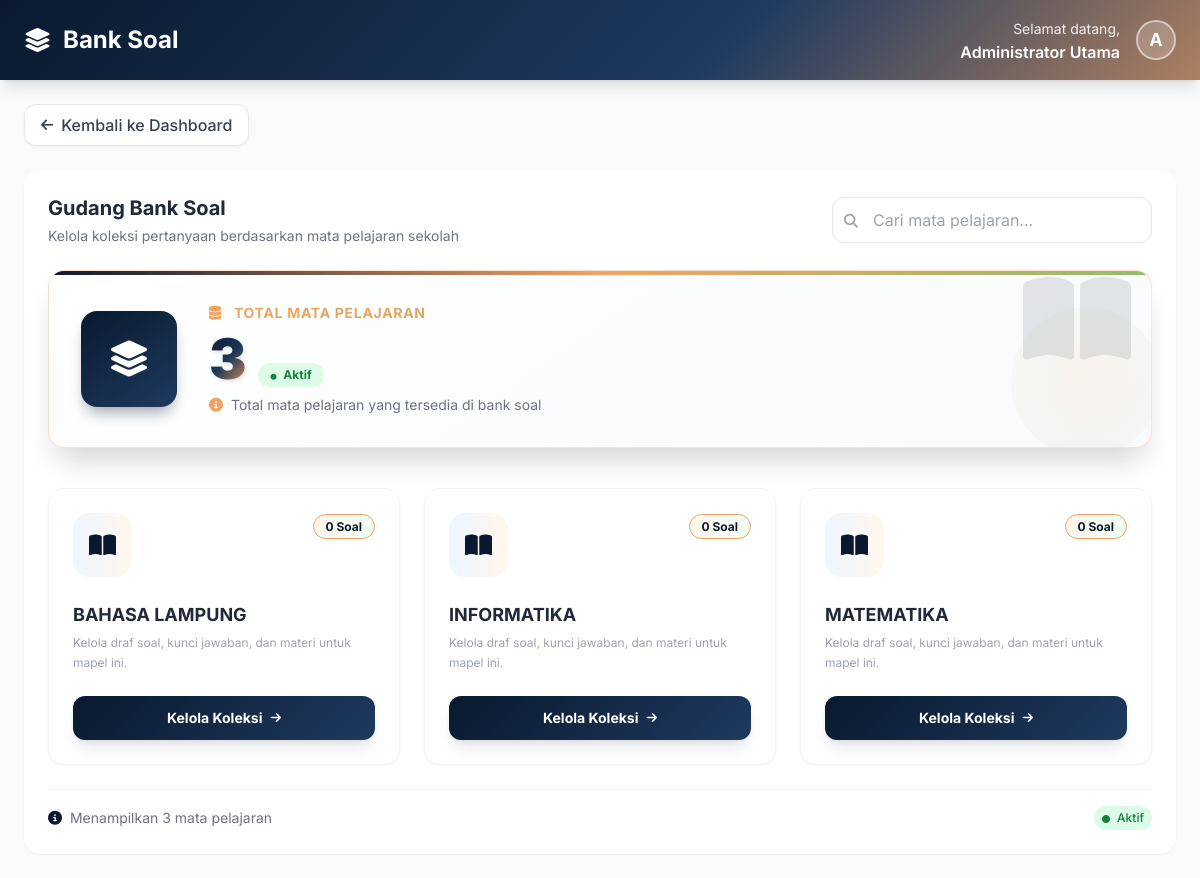
The page /cbt_sekolah/pages/admin/data_soal.php (signed in) on the database as committed earlier.
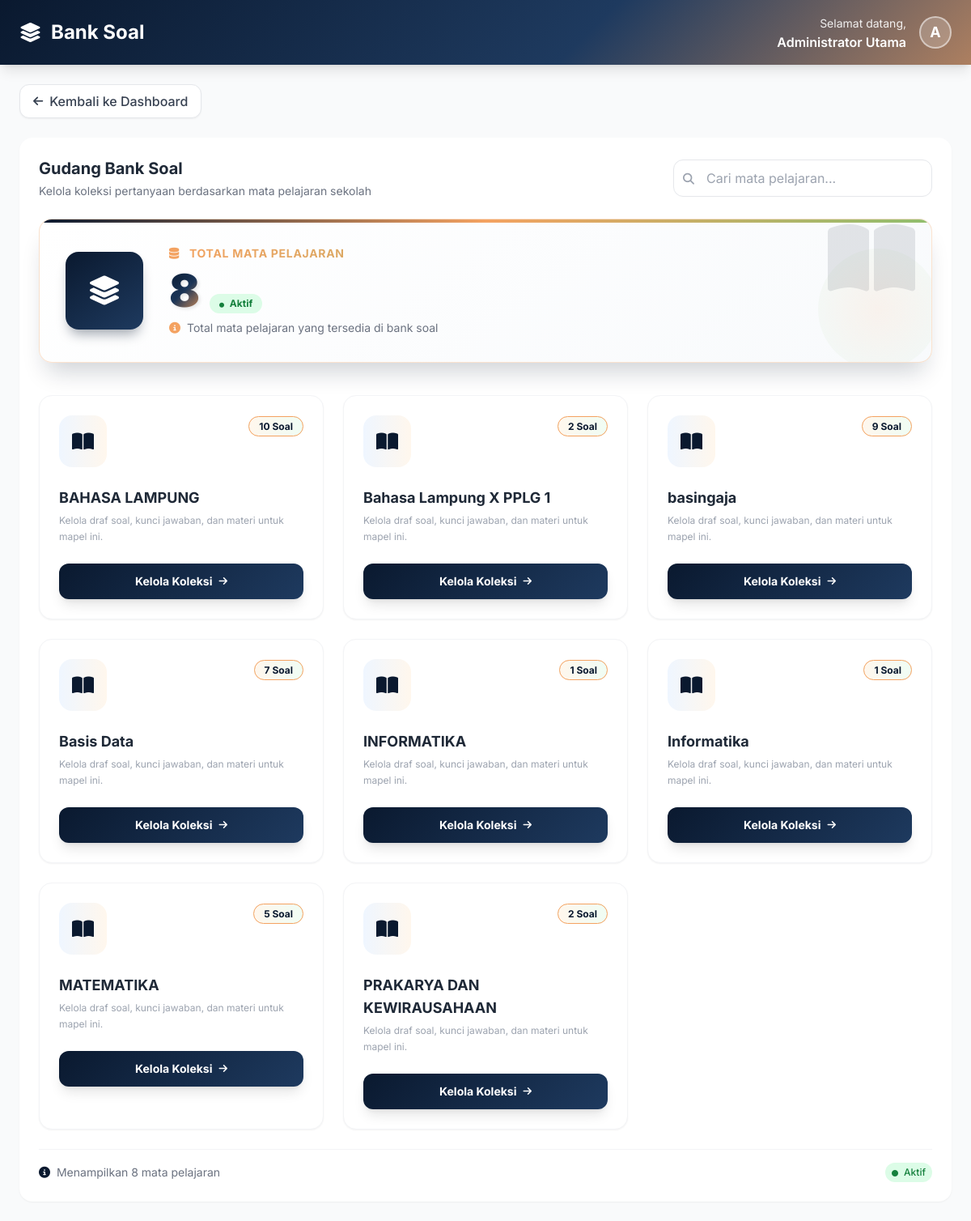
The same page on the database as committed later.
### tables this page shows
CREATE TABLE `tb_mapel` (
  `id_mapel` int(11) NOT NULL,
  `kode_mapel` varchar(20) DEFAULT NULL,
  `nama_mapel` varchar(100) NOT NULL
);

### cbt_sekolah/pages/admin/data_soal.php (the view, shortened to what the changed rows need)
<?php
require_once '../../config/koneksi.php';
$search = isset($_GET['search']) ? $_GET['search'] : '';
if (!empty($search)) {
    $query = "SELECT m.*,
              (SELECT COUNT(*) FROM tb_soal WHERE id_mapel = m.id_mapel) as total_soal
              FROM tb_mapel m
              WHERE m.nama_mapel LIKE :search
              ORDER BY m.nama_mapel ASC";
    $stmt = $pdo->prepare($query);
    $stmt->execute(['search' => "%$search%"]);
} else {
    $query = "SELECT m.*,
              (SELECT COUNT(*) FROM tb_soal WHERE id_mapel = m.id_mapel) as total_soal
              FROM tb_mapel m
              ORDER BY nama_mapel ASC";
    $stmt = $pdo->query($query);
}
$mapel = $stmt->fetchAll();
$total_mapel = count($mapel);
?>
<!DOCTYPE html>
<html lang="id">
<head>
    <script src="https://cdn.tailwindcss.com"></script>
    <link rel="stylesheet" href="https://cdnjs.cloudflare.com/ajax/libs/font-awesome/6.4.0/css/all.min.css">
</head>
<body class="bg-gray-50 font-sans">
    <div class="w-full transition-all duration-300">
        <header class="gradient-bg shadow-lg py-4 px-6 flex justify-between items-center sticky top-0 z-40">
            <div class="flex items-center space-x-3">
                <h1 class="text-2xl font-bold text-white">Bank Soal</h1>
            </div>
        </header>
        <main class="p-6">
            <div class="bg-white rounded-2xl shadow-sm p-6">
                <div class="flex flex-col md:flex-row justify-between items-start md:items-center mb-6 gap-4">
                    <div>
                        <h2 class="text-xl font-bold text-gray-800">Gudang Bank Soal</h2>
                    </div>
                </div>
                <div class="mb-10">
                    <div class="total-card rounded-2xl p-8 relative">
                        <div class="flex items-center gap-8 relative z-10">
                            <div class="total-content flex-1">
                                <div class="flex flex-col">
                                    <div class="flex items-baseline gap-3">
                                        <span class="total-number"><?= $total_mapel ?></span>
                                        <span class="bg-green-100 text-green-700 px-3 py-1 rounded-full text-xs font-bold">
                                            <i class="fas fa-circle text-[6px] mr-1"></i> Aktif
                                        </span>
                                    </div>
                                </div>
                            </div>
                        </div>
                    </div>
                </div>
                <?php if (count($mapel) > 0): ?>
                <div class="grid grid-cols-1 md:grid-cols-2 lg:grid-cols-3 gap-6">
                    <?php foreach ($mapel as $m): ?>
                        <div class="bg-white rounded-2xl shadow-sm border border-gray-100 p-6 card-hover group">
                            <div class="flex justify-between items-start mb-6">
                                <div class="bg-gradient-to-r from-blue-50 to-orange-50 p-4 rounded-2xl group-hover:from-[#0A192F] group-hover:to-[#1E3A5F] group-hover:text-white transition-all duration-300">
                                    <i class="fas fa-book-open text-2xl text-[#0A192F] group-hover:text-white"></i>
                                </div>
                                <div class="text-right">
                                    <span class="bg-gradient-to-r from-orange-50 to-green-50 text-[#0A192F] text-xs font-bold px-3 py-1 rounded-full border border-[#F4A261]">
                                        <?= $m['total_soal'] ?> Soal
                                    </span>
                                </div>
                            </div>
                            <h3 class="text-lg font-bold text-gray-800 mb-1"><?= htmlspecialchars($m['nama_mapel']) ?></h3>
                            <p class="text-xs text-gray-400 mb-6 leading-relaxed">Kelola draf soal, kunci jawaban, dan materi untuk mapel ini.</p>
                            <a href="soal_list.php?id_mapel=<?= $m['id_mapel'] ?>" class="btn-gradient text-white w-full py-3 rounded-xl text-sm font-bold flex items-center justify-center shadow-lg transition-all duration-300">
                                Kelola Koleksi <i class="fas fa-arrow-right ml-2 text-xs"></i>
                            </a>
                        </div>
                    <?php endforeach; ?>
                </div>
                <?php endif; ?>
                <?php if (count($mapel) > 0): ?>
                <div class="mt-6 flex items-center justify-between text-sm text-gray-500 border-t border-gray-100 pt-4">
                    <div>
                        <i class="fas fa-info-circle mr-1 text-[#0A192F]"></i>
                        Menampilkan <?= count($mapel) ?> mata pelajaran
                    </div>
                    <div class="flex items-center space-x-2">
                        <span class="px-2 py-1 bg-green-100 text-green-700 rounded-full text-xs font-medium">
                            <i class="fas fa-circle text-[8px] mr-1"></i> Aktif
                        </span>
                    </div>
                </div>
                <?php endif; ?>
            </div>
        </main>
    </div>
</body>
</html>

Rows that differ between the two databases and show on the page:
computed for tb_mapel "BAHASA LAMPUNG": total_soal "0" → "10"
added tb_mapel: total_soal "2", nama_mapel "Bahasa Lampung X PPLG 1"
added tb_mapel: total_soal "9", nama_mapel "basingaja"
added tb_mapel: total_soal "7", nama_mapel "Basis Data"
computed for tb_mapel "INFORMATIKA": total_soal "0" → "1"
added tb_mapel: total_soal "1", nama_mapel "Informatika"
computed for tb_mapel "MATEMATIKA": total_soal "0" → "5"
added tb_mapel: total_soal "2", nama_mapel "PRAKARYA DAN KEWIRAUSAHAAN"
Other text that changed with them:
$total_mapel: "3" → "8"
count($mapel): "3" → "8"
